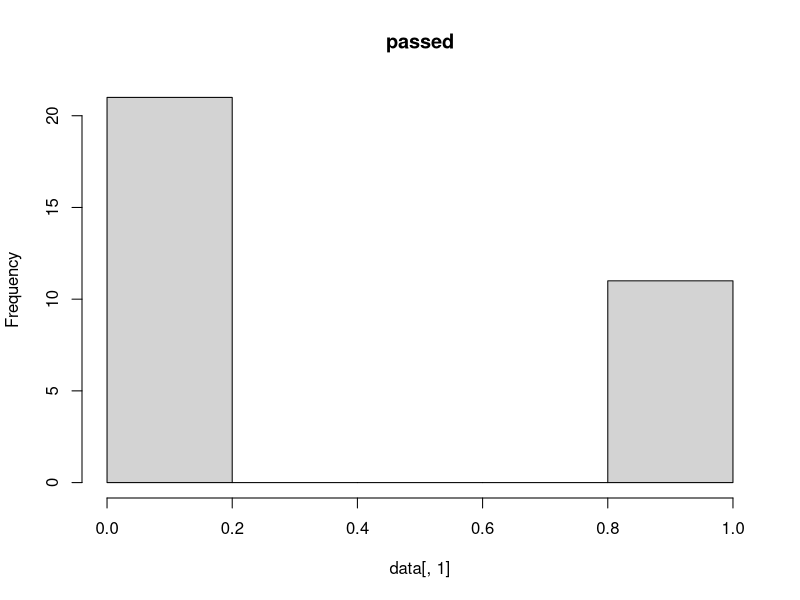
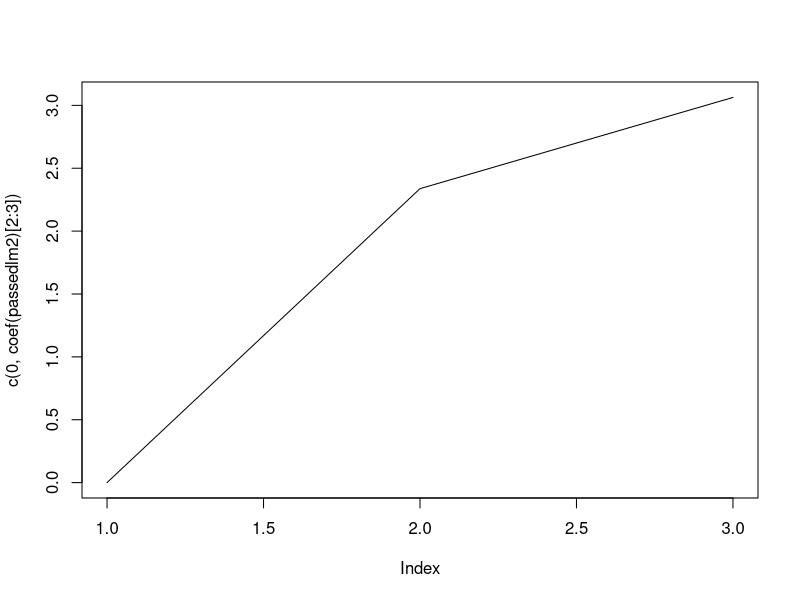

Write R code to recreate these figures, in order.
#2.1
data = read.table("psi.txt", header=T)
attach(data)

#Table and histogram
tot=xtabs(~psi+passed); tot
hist(data[,1],main="passed")

#2.2

#Estimation
passedlm = glm(passed~psi+gpa,family=binomial)
summary(passedlm)

data$psi=factor(data$psi)
data$gpa=factor(data$gpa)
passedlm2 = glm(passed~psi+gpa, family=binomial)
summary(passedlm2)

plot(c(0,coef(passedlm2)[2:3]),type="l")

#2.3
#Addording to p-values, psi works

#2.4

#function to predict passing, x=psi, y=gpa
passest <- function(x,y) {-11.602 + 2.338*x + 3.063*y}

passest(1,3)
passest(0,3)